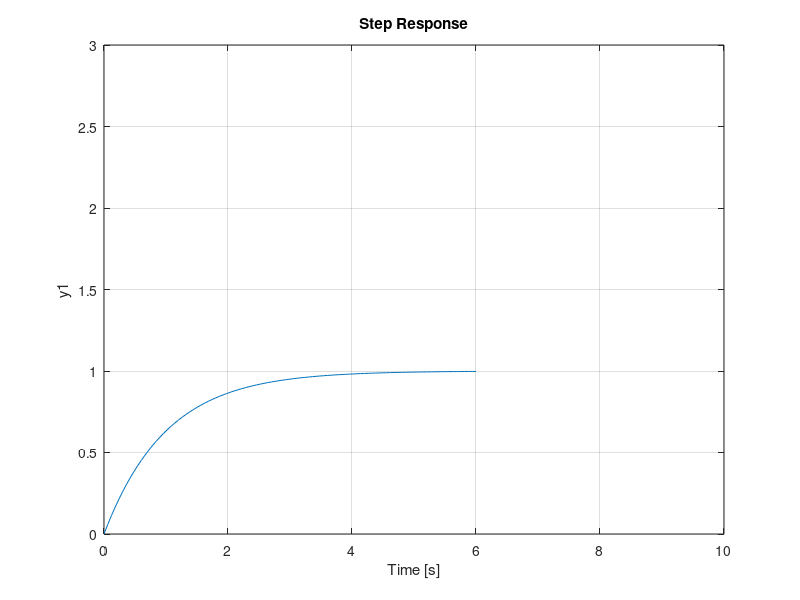

Reproduce this figure in MATLAB. (Note: this script raises an error after producing the figure.)
%Practical Lab: First-Order System Analysis

clc
clear

%% Modeling a First-Order System

K_0 = 1;
T_0 = 1;

num = [0 K_0]; 
den = [T_0 1];

G_0 = tf(num , den)
figure
step(G_0);
xlim([0 10]);
ylim([0 3]);
hold on

%% Analyzing the System Response

stepinfo(G_0)

%% Exploring Different Scenarios

K_1 = 2;
T_1 = 0.3;

num = [0 K_1]; 
den = [T_1 1];

G_1 = tf(num , den)
step(G_1);
stepinfo(G_1)
legend('G_0','G_1')

%%  Ramp Input Response

t = 0 : 1 : 10;
u_ramp = 0.1*t;
[y_ramp,t_ramp]=lsim(G_0,u_ramp,t);
figure
plot(t_ramp,y_ramp)
title('Ramp Input Response');
xlabel('Time');
ylabel('Amplitude');

%% Parabolic Input Response

u_para = 0.01*t.^2;
[y_para,t_para]=lsim(G_0,u_para,t);
figure
plot(t_para,y_para)
title('parabolic Input Response');
xlabel('Time');
ylabel('Amplitude');




